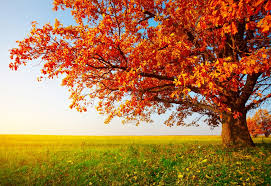
#> input picture imagem3.jpeg, 271 x 186 px
$ python AULA_4_TransformadaDeFourier.py
#> lines starting #> are read from the running program, lines starting #| are printed output that depends on the picture
import numpy as np
import cv2
from matplotlib import pyplot as plt

# Carregar as imagens
img1 = cv2.imread('imagem3.jpeg', 0)
#> img1: shape (186, 271); min 0, max 255, mean 129.7
img2 = cv2.imread('imagem2.jpeg', 0)
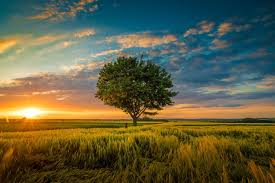
#> input picture imagem2.jpeg, 275 x 183 px
#> img2: shape (183, 275); min 0, max 255, mean 92.6
img3 = cv2.imread('imagem1.jpeg', 0)
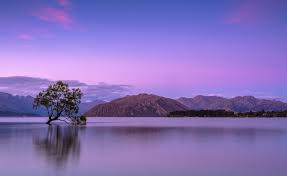
#> input picture imagem1.jpeg, 287 x 176 px
#> img3: shape (176, 287); min 0, max 220, mean 126.5

# Verificar se as imagens foram carregadas corretamente
if img1 is None or img2 is None or img3 is None:
    print("Erro ao carregar uma ou mais imagens.")
else:
    sizes = 64
    img1_s = img1
    img2_s = img2[0:sizes, 0:sizes]
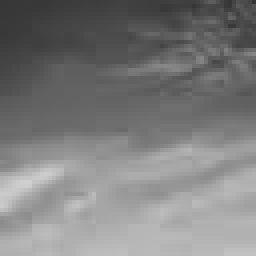
#> img2_s: shape (64, 64) (shown 4 times larger); min 52, max 208, mean 125.2
    img3_s = img3[5:sizes+5, 5:sizes+5]
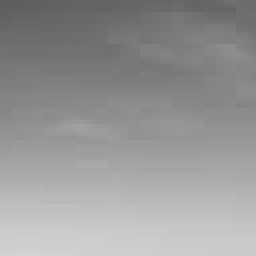
#> img3_s: shape (64, 64) (shown 4 times larger); min 94, max 210, mean 151.2

    F1s = cv2.dft(np.float32(img1_s), flags=cv2.DFT_COMPLEX_OUTPUT)
    F2s = cv2.dft(np.float32(img2_s), flags=cv2.DFT_COMPLEX_OUTPUT)
    F3s = cv2.dft(np.float32(img3_s), flags=cv2.DFT_COMPLEX_OUTPUT)

    n2 = F1s.shape[0] // 2
#> n2 = 93
    m2 = F1s.shape[1] // 2
#> m2 = 135

    dft_shift1 = np.fft.fftshift(F1s)
    dft_shift2 = np.fft.fftshift(F2s)
    dft_shift3 = np.fft.fftshift(F3s)

    magnitude_spectrum1 = 20 * np.log(cv2.magnitude(dft_shift1[:, :, 0], dft_shift1[:, :, 1]))
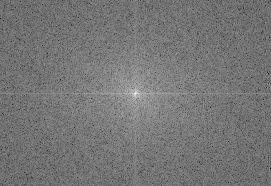
#> magnitude_spectrum1: shape (186, 271) float32; min 43.12, max 313.9, mean 168.7; drawn with min black and max white
    magnitude_spectrum2 = 20 * np.log(cv2.magnitude(dft_shift2[:, :, 0], dft_shift2[:, :, 1]))
    magnitude_spectrum3 = 20 * np.log(cv2.magnitude(dft_shift3[:, :, 0], dft_shift3[:, :, 1]))
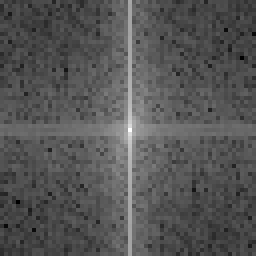
#> magnitude_spectrum3: shape (64, 64) float32 (shown 4 times larger); min -24.55, max 266.7, mean 72.9; drawn with min black and max white

    plt.figure(figsize=(12, 12))
    plt.subplot(331)
    plt.imshow(img1_s, cmap="gray")
    plt.axis('off')
    plt.title('Original 1')
    plt.subplot(332)
    plt.imshow(img2_s, cmap="gray")
    plt.axis('off')
    plt.title('Original 2')
    plt.subplot(333)
    plt.imshow(img3_s, cmap="gray")
    plt.axis('off')
    plt.title('Original 3')
    plt.subplot(334)
    plt.imshow(magnitude_spectrum1, cmap="gray")
    plt.axis('off')
    plt.title('Filtered 1')
    plt.subplot(335)
    plt.imshow(magnitude_spectrum2, cmap="gray")
    plt.axis('off')
    plt.title('Filtered 2')
    plt.subplot(336)
    plt.imshow(magnitude_spectrum3, cmap="gray")
    plt.axis('off')
    plt.title('Filtered 3')

    rows1 = F1s.shape[0] // 2
#> rows1 = 93
    cols1 = F1s.shape[1] // 2
#> cols1 = 135

    F1p = np.fft.fftshift(F1s).copy()
    F1p[:n2-9, :] = 0  # square low pass filter, removes higher frequencies
    F1p[:, :m2-9] = 0  # square low pass filter, removes higher frequencies
    F1p[n2+9:, :] = 0  # square low pass filter, removes higher frequencies
    F1p[:, m2+9:] = 0  # square low pass filter, removes higher frequencies
    F1p = np.fft.ifftshift(F1p)

    img_back = cv2.idft(F1p)
    img_back = cv2.magnitude(img_back[:, :, 0], img_back[:, :, 1])
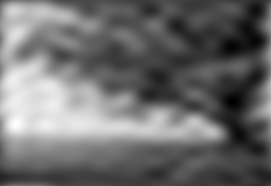
#> img_back: shape (186, 271) float32; min 995851.4, max 13849338, mean 6539338; drawn with min black and max white

    plt.subplot(337)
    plt.imshow(img1_s, cmap='gray')
    plt.title('Input Image')
    plt.xticks([])
    plt.yticks([])
    plt.subplot(338)
    plt.imshow(img_back, cmap='gray')
    plt.title('Magnitude Spectrum')
    plt.xticks([])
    plt.yticks([])

    plt.tight_layout()
    plt.show()
